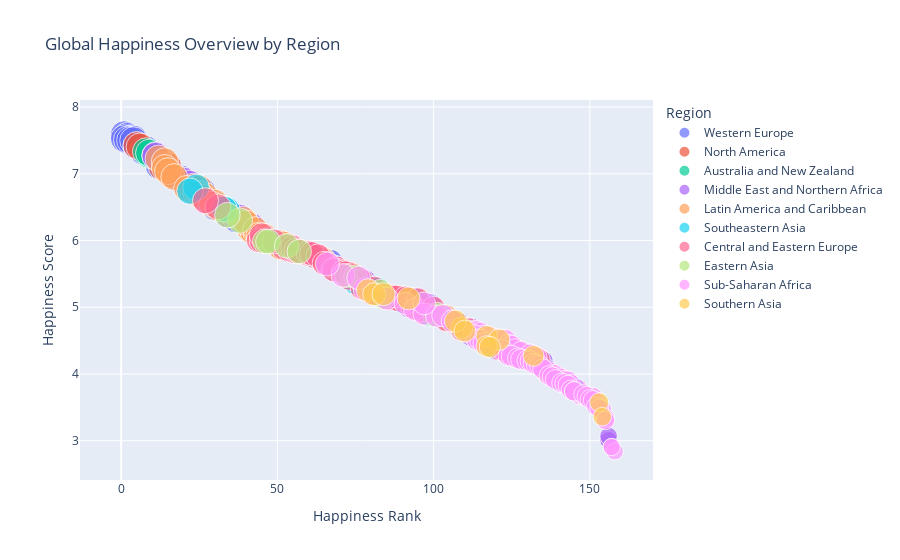

This figure's notebook cell:
### Markdown cell above
This consolidated view lays the foundation to track statistical insight, find trends over time and test hypotheses related to the Happiness Score and its contributing factors.

First, just for fun, let's have a look at Global Happiness by Region using an interactive scatter plot:

### Code cell
# Interactive scatter plot, doesn't work in PDF format :(
fig = px.scatter(
    cleaned_df, 
    x='Happiness Rank', 
    y='Happiness Score', 
    color='Region',
    hover_name='Country',
    size='Happiness Score',
    title='Global Happiness Overview by Region'
)
fig.show()

### Figure 1 — Plotly figure (JSON) as saved in the notebook; plotly's stock layout.template omitted (floating-point values rounded to 4 significant figures)
{"data": [{"hovertemplate": "<b>%{hovertext}</b><br><br>Region=Western Europe<br>Happiness Rank=%{x}<br>Happiness Score=%{marker.size}<extra></extra>", "hovertext": ["Switzerland", "Iceland", "Denmark", "Norway", "Finland", "Netherlands", "Sweden", "Austria", "Luxembourg", "Ireland", "Belgium", "United Kingdom", "Germany", "France", "Spain", "Malta", "Italy", "North Cyprus", "Cyprus", "Portugal", "Greece", "Denmark", "Switzerland", "Iceland", "Norway", "Finland", "Netherlands", "Sweden", "Austria", "Germany", "Belgium", "Ireland", "Luxembourg", "United Kingdom", "Malta", "France", "Spain", "Italy", "North Cyprus", "Cyprus", "Portugal", "Greece"], "legendgroup": "Western Europe", "marker": {"color": "#636efa", "size": [7.587, 7.561, 7.527, 7.522, 7.406, 7.378, 7.364, 7.2, 6.946, 6.94, 6.937, 6.867, 6.75, 6.575, 6.329, 6.302, 5.948, 5.695, 5.689, 5.102, 4.857, 7.526, 7.509, 7.501, 7.498, 7.413, 7.339, 7.291, 7.119, 6.994, 6.929, 6.907, 6.871, 6.725, 6.488, 6.478, 6.361, 5.977, 5.771, 5.546, 5.123, 5.033], "sizemode": "area", "sizeref": 0.01942, "symbol": "circle"}, "mode": "markers", "name": "Western Europe", "orientation": "v", "showlegend": true, "type": "scatter", "x": [1, 2, 3, 4, 6, 7, 8, 13, 17, 18, 19, 21, 26, 29, 36, 37, 50, 66, 67, 88, 102, 1, 2, 3, 4, 5, 7, 10, 12, 16, 18, 19, 20, 23, 30, 32, 37, 50, 62, 69, 94, 99], "xaxis": "x", "y": [7.587, 7.561, 7.527, 7.522, 7.406, 7.378, 7.364, 7.2, 6.946, 6.94, 6.937, 6.867, 6.75, 6.575, 6.329, 6.302, 5.948, 5.695, 5.689, 5.102, 4.857, 7.526, 7.509, 7.501, 7.498, 7.413, 7.339, 7.291, 7.119, 6.994, 6.929, 6.907, 6.871, 6.725, 6.488, 6.478, 6.361, 5.977, 5.771, 5.546, 5.123, 5.033], "yaxis": "y"}, {"hovertemplate": "<b>%{hovertext}</b><br><br>Region=North America<br>Happiness Rank=%{x}<br>Happiness Score=%{marker.size}<extra></extra>", "hovertext": ["Canada", "United States", "Canada", "United States"], "legendgroup": "North America", "marker": {"color": "#EF553B", "size": [7.427, 7.119, 7.404, 7.104], "sizemode": "area", "sizeref": 0.01942, "symbol": "circle"}, "mode": "markers", "name": "North America", "orientation": "v", "showlegend": true, "type": "scatter", "x": [5, 15, 6, 13], "xaxis": "x", "y": [7.427, 7.119, 7.404, 7.104], "yaxis": "y"}, {"hovertemplate": "<b>%{hovertext}</b><br><br>Region=Australia and New Zealand<br>Happiness Rank=%{x}<br>Happiness Score=%{marker.size}<extra></extra>", "hovertext": ["New Zealand", "Australia", "New Zealand", "Australia"], "legendgroup": "Australia and New Zealand", "marker": {"color": "#00cc96", "size": [7.286, 7.284, 7.334, 7.313], "sizemode": "area", "sizeref": 0.01942, "symbol": "circle"}, "mode": "markers", "name": "Australia and New Zealand", "orientation": "v", "showlegend": true, "type": "scatter", "x": [9, 10, 8, 9], "xaxis": "x", "y": [7.286, 7.284, 7.334, 7.313], "yaxis": "y"}, {"hovertemplate": "<b>%{hovertext}</b><br><br>Region=Middle East and Northern Africa<br>Happiness Rank=%{x}<br>Happiness Score=%{marker.size}<extra></extra>", "hovertext": ["Israel", "United Arab Emirates", "Oman", "Qatar", "Saudi Arabia", "Kuwait", "Bahrain", "Libya", "Algeria", "Turkey", "Jordan", "Morocco", "Lebanon", "Tunisia", "Palestinian Territories", "Iran", "Iraq", "Egypt", "Yemen", "Syria", "Israel", "United Arab Emirates", "Saudi Arabia", "Qatar", "Algeria", "Kuwait", "Bahrain", "Libya", "Turkey", "Jordan", "Morocco", "Lebanon", "Tunisia", "Iran", "Palestinian Territories", "Iraq", "Egypt", "Yemen", "Syria"], "legendgroup": "Middle East and Northern Africa", "marker": {"color": "#ab63fa", "size": [7.278, 6.901, 6.853, 6.611, 6.411, 6.295, 5.96, 5.754, 5.605, 5.332, 5.192, 5.013, 4.839, 4.739, 4.715, 4.686, 4.677, 4.194, 4.077, 3.006, 7.267, 6.573, 6.379, 6.375, 6.355, 6.239, 6.218, 5.615, 5.389, 5.303, 5.151, 5.129, 5.045, 4.813, 4.754, 4.575, 4.362, 3.724, 3.069], "sizemode": "area", "sizeref": 0.01942, "symbol": "circle"}, "mode": "markers", "name": "Middle East and Northern Africa", "orientation": "v", "showlegend": true, "type": "scatter", "x": [11, 20, 22, 28, 35, 39, 49, 63, 68, 76, 82, 92, 103, 107, 108, 110, 112, 135, 136, 156, 11, 28, 34, 36, 38, 41, 42, 67, 78, 80, 90, 93, 98, 105, 108, 112, 120, 147, 156], "xaxis": "x", "y": [7.278, 6.901, 6.853, 6.611, 6.411, 6.295, 5.96, 5.754, 5.605, 5.332, 5.192, 5.013, 4.839, 4.739, 4.715, 4.686, 4.677, 4.194, 4.077, 3.006, 7.267, 6.573, 6.379, 6.375, 6.355, 6.239, 6.218, 5.615, 5.389, 5.303, 5.151, 5.129, 5.045, 4.813, 4.754, 4.575, 4.362, 3.724, 3.069], "yaxis": "y"}, {"hovertemplate": "<b>%{hovertext}</b><br><br>Region=Latin America and Caribbean<br>Happiness Rank=%{x}<br>Happiness Score=%{marker.size}<extra></extra>", "hovertext": ["Costa Rica", "Mexico", "Brazil", "Venezuela", "Panama", "Chile", "Argentina", "Uruguay", "Colombia", "Suriname", "Trinidad and Tobago", "El Salvador", "Guatemala", "Ecuador", "Bolivia", "Paraguay", "Nicaragua", "Peru", "Jamaica", "Dominican Republic", "Honduras", "Haiti", "Costa Rica", "Puerto Rico", "Brazil", "Mexico", "Chile", "Panama", "Argentina", "Uruguay", "Colombia", "Guatemala", "Suriname", "Trinidad and Tobago", "Venezuela", "El Salvador", "Nicaragua", "Ecuador", "Belize", "Bolivia", "Peru", "Paraguay", "Jamaica", "Dominican Republic", "Honduras", "Haiti"], "legendgroup": "Latin America and Caribbean", "marker": {"color": "#FFA15A", "size": [7.226, 7.187, 6.983, 6.81, 6.786, 6.67, 6.574, 6.485, 6.477, 6.269, 6.168, 6.13, 6.123, 5.975, 5.89, 5.878, 5.828, 5.824, 5.709, 4.885, 4.788, 4.518, 7.087, 7.039, 6.952, 6.778, 6.705, 6.701, 6.65, 6.545, 6.481, 6.324, 6.269, 6.168, 6.084, 6.068, 5.992, 5.976, 5.956, 5.822, 5.743, 5.538, 5.51, 5.155, 4.871, 4.028], "sizemode": "area", "sizeref": 0.01942, "symbol": "circle"}, "mode": "markers", "name": "Latin America and Caribbean", "orientation": "v", "showlegend": true, "type": "scatter", "x": [12, 14, 16, 23, 25, 27, 30, 32, 33, 40, 41, 42, 43, 48, 51, 53, 57, 58, 65, 98, 105, 119, 14, 15, 17, 21, 24, 25, 26, 29, 31, 39, 40, 43, 44, 46, 48, 51, 52, 59, 64, 70, 73, 89, 104, 136], "xaxis": "x", "y": [7.226, 7.187, 6.983, 6.81, 6.786, 6.67, 6.574, 6.485, 6.477, 6.269, 6.168, 6.13, 6.123, 5.975, 5.89, 5.878, 5.828, 5.824, 5.709, 4.885, 4.788, 4.518, 7.087, 7.039, 6.952, 6.778, 6.705, 6.701, 6.65, 6.545, 6.481, 6.324, 6.269, 6.168, 6.084, 6.068, 5.992, 5.976, 5.956, 5.822, 5.743, 5.538, 5.51, 5.155, 4.871, 4.028], "yaxis": "y"}, {"hovertemplate": "<b>%{hovertext}</b><br><br>Region=Southeastern Asia<br>Happiness Rank=%{x}<br>Happiness Score=%{marker.size}<extra></extra>", "hovertext": ["Singapore", "Thailand", "Malaysia", "Indonesia", "Vietnam", "Philippines", "Laos", "Myanmar", "Cambodia", "Singapore", "Thailand", "Malaysia", "Indonesia", "Philippines", "Vietnam", "Laos", "Myanmar", "Cambodia"], "legendgroup": "Southeastern Asia", "marker": {"color": "#19d3f3", "size": [6.798, 6.455, 5.77, 5.399, 5.36, 5.073, 4.876, 4.307, 3.819, 6.739, 6.474, 6.005, 5.314, 5.279, 5.061, 4.876, 4.395, 3.907], "sizemode": "area", "sizeref": 0.01942, "symbol": "circle"}, "mode": "markers", "name": "Southeastern Asia", "orientation": "v", "showlegend": true, "type": "scatter", "x": [24, 34, 61, 74, 75, 90, 99, 129, 145, 22, 33, 47, 79, 82, 96, 102, 119, 140], "xaxis": "x", "y": [6.798, 6.455, 5.77, 5.399, 5.36, 5.073, 4.876, 4.307, 3.819, 6.739, 6.474, 6.005, 5.314, 5.279, 5.061, 4.876, 4.395, 3.907], "yaxis": "y"}, {"hovertemplate": "<b>%{hovertext}</b><br><br>Region=Central and Eastern Europe<br>Happiness Rank=%{x}<br>Happiness Score=%{marker.size}<extra></extra>", "hovertext": ["Czech Republic", "Uzbekistan", "Slovakia", "Moldova", "Kazakhstan", "Slovenia", "Lithuania", "Belarus", "Poland", "Croatia", "Russia", "Kosovo", "Turkmenistan", "Estonia", "Kyrgyzstan", "Azerbaijan", "Montenegro", "Romania", "Serbia", "Latvia", "Macedonia", "Albania", "Bosnia and Herzegovina", "Hungary", "Tajikistan", "Ukraine", "Armenia", "Georgia", "Bulgaria", "Czech Republic", "Slovakia", "Uzbekistan", "Kazakhstan", "Moldova", "Russia", "Poland", "Lithuania", "Belarus", "Slovenia", "Turkmenistan", "Latvia", "Romania", "Estonia", "Croatia", "Kosovo", "Azerbaijan", "Kyrgyzstan", "Serbia", "Bosnia and Herzegovina", "Montenegro", "Hungary", "Macedonia", "Tajikistan", "Albania", "Armenia", "Ukraine", "Georgia", "Bulgaria"], "legendgroup": "Central and Eastern Europe", "marker": {"color": "#FF6692", "size": [6.505, 6.003, 5.995, 5.889, 5.855, 5.848, 5.833, 5.813, 5.791, 5.759, 5.716, 5.589, 5.548, 5.429, 5.286, 5.212, 5.192, 5.124, 5.123, 5.098, 5.007, 4.959, 4.949, 4.8, 4.786, 4.681, 4.35, 4.297, 4.218, 6.596, 6.078, 5.987, 5.919, 5.897, 5.856, 5.835, 5.813, 5.802, 5.768, 5.658, 5.56, 5.528, 5.517, 5.488, 5.401, 5.291, 5.185, 5.177, 5.163, 5.161, 5.145, 5.121, 4.996, 4.655, 4.36, 4.324, 4.252, 4.217], "sizemode": "area", "sizeref": 0.01942, "symbol": "circle"}, "mode": "markers", "name": "Central and Eastern Europe", "orientation": "v", "showlegend": true, "type": "scatter", "x": [31, 44, 45, 52, 54, 55, 56, 59, 60, 62, 64, 69, 70, 73, 77, 80, 82, 86, 87, 89, 93, 95, 96, 104, 106, 111, 127, 130, 134, 27, 45, 49, 54, 55, 56, 57, 60, 61, 63, 65, 68, 71, 72, 74, 77, 81, 85, 86, 87, 88, 91, 95, 100, 109, 121, 123, 126, 129], "xaxis": "x", "y": [6.505, 6.003, 5.995, 5.889, 5.855, 5.848, 5.833, 5.813, 5.791, 5.759, 5.716, 5.589, 5.548, 5.429, 5.286, 5.212, 5.192, 5.124, 5.123, 5.098, 5.007, 4.959, 4.949, 4.8, 4.786, 4.681, 4.35, 4.297, 4.218, 6.596, 6.078, 5.987, 5.919, 5.897, 5.856, 5.835, 5.813, 5.802, 5.768, 5.658, 5.56, 5.528, 5.517, 5.488, 5.401, 5.291, 5.185, 5.177, 5.163, 5.161, 5.145, 5.121, 4.996, 4.655, 4.36, 4.324, 4.252, 4.217], "yaxis": "y"}, {"hovertemplate": "<b>%{hovertext}</b><br><br>Region=Eastern Asia<br>Happiness Rank=%{x}<br>Happiness Score=%{marker.size}<extra></extra>", "hovertext": ["Taiwan", "Japan", "South Korea", "Hong Kong", "China", "Mongolia", "Taiwan", "Japan", "South Korea", "Hong Kong", "China", "Mongolia"], "legendgroup": "Eastern Asia", "marker": {"color": "#B6E880", "size": [6.298, 5.987, 5.984, 5.474, 5.14, 4.874, 6.379, 5.921, 5.835, 5.458, 5.245, 4.907], "sizemode": "area", "sizeref": 0.01942, "symbol": "circle"}, "mode": "markers", "name": "Eastern Asia", "orientation": "v", "showlegend": true, "type": "scatter", "x": [38, 46, 47, 72, 84, 100, 34, 53, 57, 75, 83, 101], "xaxis": "x", "y": [6.298, 5.987, 5.984, 5.474, 5.14, 4.874, 6.379, 5.921, 5.835, 5.458, 5.245, 4.907], "yaxis": "y"}, {"hovertemplate": "<b>%{hovertext}</b><br><br>Region=Sub-Saharan Africa<br>Happiness Rank=%{x}<br>Happiness Score=%{marker.size}<extra></extra>", "hovertext": ["Mauritius", "Nigeria", "Zambia", "Somaliland region", "Mozambique", "Lesotho", "Swaziland", "South Africa", "Ghana", "Zimbabwe", "Liberia", "Sudan", "Congo (Kinshasa)", "Ethiopia", "Sierra Leone", "Mauritania", "Kenya", "Djibouti", "Botswana", "Malawi", "Cameroon", "Angola", "Mali", "Congo (Brazzaville)", "Comoros", "Uganda", "Senegal", "Gabon", "Niger", "Tanzania", "Madagascar", "Central African Republic", "Chad", "Guinea", "Ivory Coast", "Burkina Faso", "Rwanda", "Benin", "Burundi", "Togo", "Mauritius", "Somalia", "Somaliland Region", "Nigeria", "Zambia", "Sierra Leone", "Namibia", "Cameroon", "Ethiopia", "South Africa", "Kenya", "Ghana", "Congo (Kinshasa)", "Congo (Brazzaville)", "Senegal", "Mauritania", "Zimbabwe", "Malawi", "Sudan", "Gabon", "Mali", "Botswana", "Comoros", "Ivory Coast", "Angola", "Niger", "South Sudan", "Chad", "Burkina Faso", "Uganda", "Madagascar", "Tanzania", "Liberia", "Guinea", "Rwanda", "Benin", "Togo", "Burundi"], "legendgroup": "Sub-Saharan Africa", "marker": {"color": "#FF97FF", "size": [5.477, 5.268, 5.129, 5.057, 4.971, 4.898, 4.867, 4.642, 4.633, 4.61, 4.571, 4.55, 4.517, 4.512, 4.507, 4.436, 4.419, 4.369, 4.332, 4.292, 4.252, 4.033, 3.995, 3.989, 3.956, 3.931, 3.904, 3.896, 3.845, 3.781, 3.681, 3.678, 3.667, 3.656, 3.655, 3.587, 3.465, 3.34, 2.905, 2.839, 5.648, 5.44, 5.057, 4.875, 4.795, 4.635, 4.574, 4.513, 4.508, 4.459, 4.356, 4.276, 4.272, 4.236, 4.219, 4.201, 4.193, 4.156, 4.139, 4.121, 4.073, 3.974, 3.956, 3.916, 3.866, 3.856, 3.832, 3.763, 3.739, 3.739, 3.695, 3.666, 3.622, 3.607, 3.515, 3.484, 3.303, 2.905], "sizemode": "area", "sizeref": 0.01942, "symbol": "circle"}, "mode": "markers", "name": "Sub-Saharan Africa", "orientation": "v", "showlegend": true, "type": "scatter", "x": [71, 78, 85, 91, 94, 97, 101, 113, 114, 115, 116, 118, 120, 122, 123, 124, 125, 126, 128, 131, 133, 137, 138, 139, 140, 141, 142, 143, 144, 146, 147, 148, 149, 150, 151, 152, 154, 155, 157, 158, 66, 76, 97, 103, 106, 111, 113, 114, 115, 116, 122, 124, 125, 127, 128, 130, 131, 132, 133, 134, 135, 137, 138, 139, 141, 142, 143, 144, 145, 145, 148, 149, 150, 151, 152, 153, 155, 157], "xaxis": "x", "y": [5.477, 5.268, 5.129, 5.057, 4.971, 4.898, 4.867, 4.642, 4.633, 4.61, 4.571, 4.55, 4.517, 4.512, 4.507, 4.436, 4.419, 4.369, 4.332, 4.292, 4.252, 4.033, 3.995, 3.989, 3.956, 3.931, 3.904, 3.896, 3.845, 3.781, 3.681, 3.678, 3.667, 3.656, 3.655, 3.587, 3.465, 3.34, 2.905, 2.839, 5.648, 5.44, 5.057, 4.875, 4.795, 4.635, 4.574, 4.513, 4.508, 4.459, 4.356, 4.276, 4.272, 4.236, 4.219, 4.201, 4.193, 4.156, 4.139, 4.121, 4.073, 3.974, 3.956, 3.916, 3.866, 3.856, 3.832, 3.763, 3.739, 3.739, 3.695, 3.666, 3.622, 3.607, 3.515, 3.484, 3.303, 2.905], "yaxis": "y"}, {"hovertemplate": "<b>%{hovertext}</b><br><br>Region=Southern Asia<br>Happiness Rank=%{x}<br>Happiness Score=%{marker.size}<extra></extra>", "hovertext": ["Bhutan", "Pakistan", "Bangladesh", "India", "Nepal", "Sri Lanka", "Afghanistan", "Bhutan", "Pakistan", "Nepal", "Bangladesh", "Sri Lanka", "India", "Afghanistan"], "legendgroup": "Southern Asia", "marker": {"color": "#FECB52", "size": [5.253, 5.194, 4.694, 4.565, 4.514, 4.271, 3.575, 5.196, 5.132, 4.793, 4.643, 4.415, 4.404, 3.36], "sizemode": "area", "sizeref": 0.01942, "symbol": "circle"}, "mode": "markers", "name": "Southern Asia", "orientation": "v", "showlegend": true, "type": "scatter", "x": [79, 81, 109, 117, 121, 132, 153, 84, 92, 107, 110, 117, 118, 154], "xaxis": "x", "y": [5.253, 5.194, 4.694, 4.565, 4.514, 4.271, 3.575, 5.196, 5.132, 4.793, 4.643, 4.415, 4.404, 3.36], "yaxis": "y"}], "layout": {"autosize": true, "legend": {"itemsizing": "constant", "title": {"text": "Region"}, "tracegroupgap": 0}, "title": {"text": "Global Happiness Overview by Region"}, "xaxis": {"anchor": "y", "autorange": true, "domain": [0, 1], "range": [-13.95, 170.7], "title": {"text": "Happiness Rank"}, "type": "linear"}, "yaxis": {"anchor": "x", "autorange": true, "domain": [0, 1], "range": [2.195, 8.442], "title": {"text": "Happiness Score"}, "type": "linear"}}}
